Frame 1 (no input): blank canvas, image omitted
Frame 60 (the mouse pressed at the canvas centre just before this capture): blank canvas, image omitted
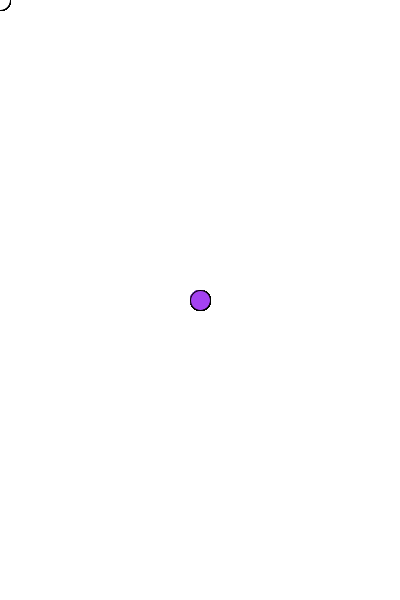
Frame 120 (the mouse held since frame 60 and released just before this capture)

The Processing sketch whose frames 1 and 60 were blank and that drew this single picture after the mouse press (run headless with seeded random() and noise(); from frame 60 on, the mouse is pressed at the canvas centre):

// Processing sketch: processing_98667
// ── processing_98667.pde

void setup()
{
  size(400, 600);
  background(255, 255, 255);
  smooth();
  frameRate(60);
}

void draw()
{
  ellipse(mouseX, mouseY, 20, 20); 
}

void mousePressed()
{
  fill( random(255), random(255), random(255) );
}
